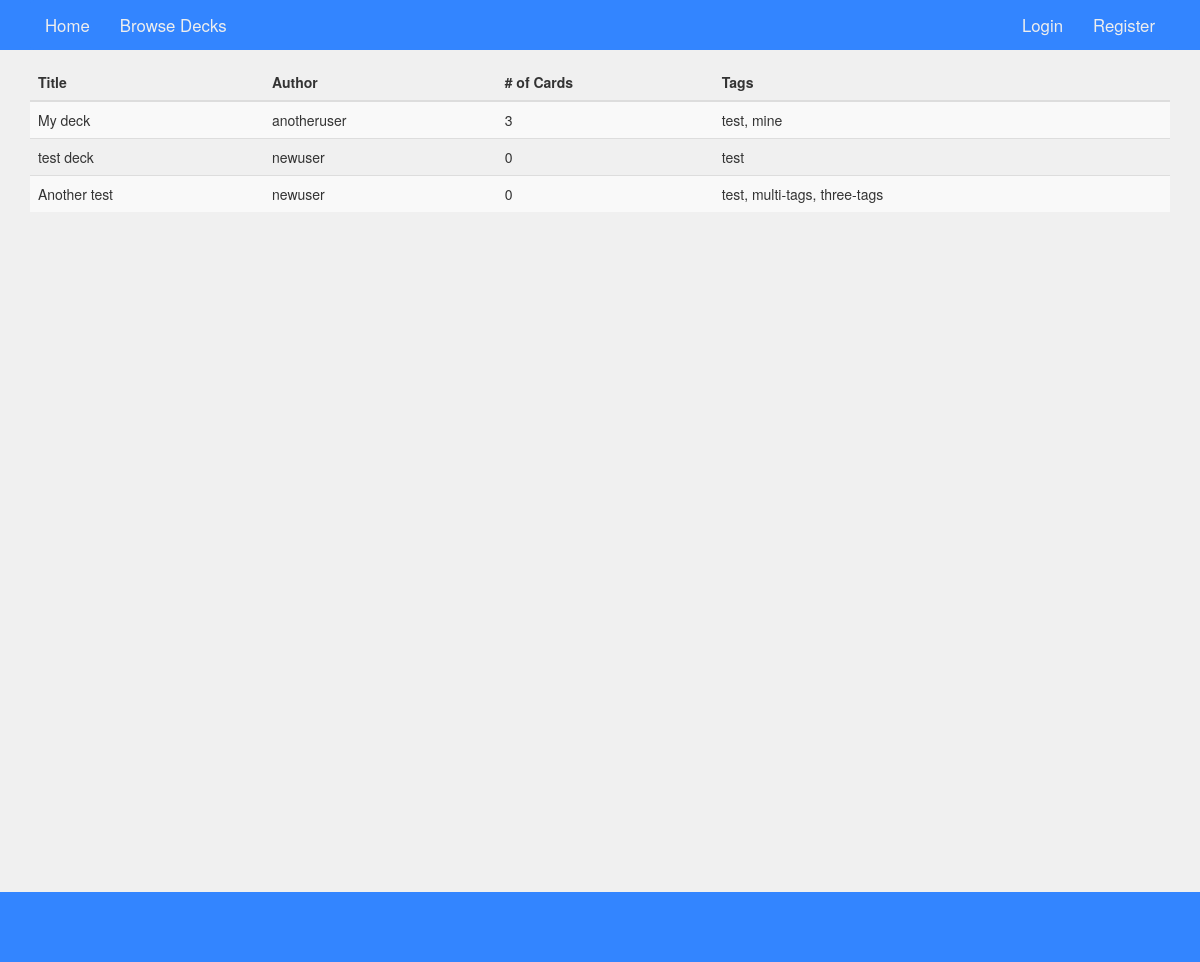
The page /notecards/decks/ on the database as committed earlier.
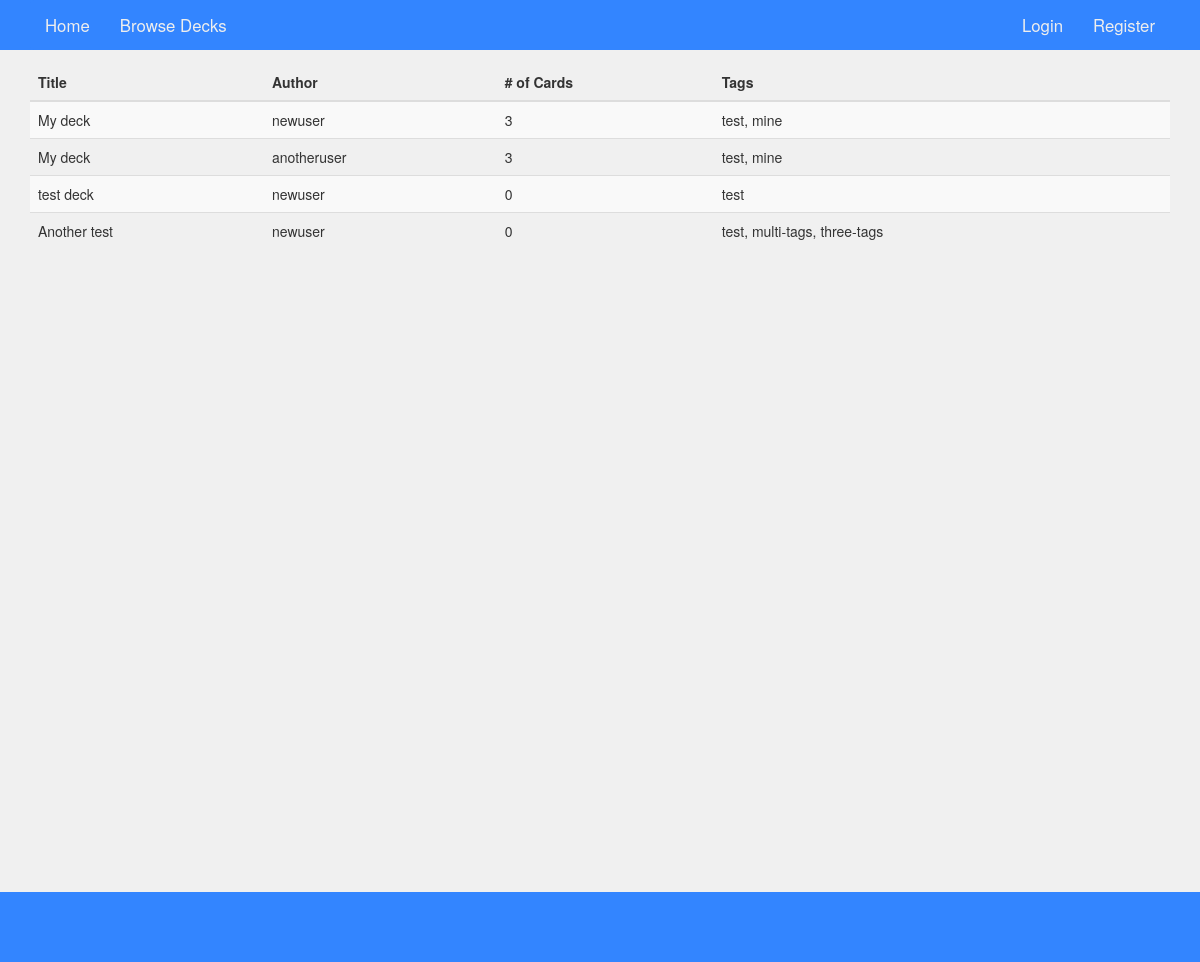
The same page on the database as committed later.
### notecards/models.py (models this page shows, shortened)
class Deck(models.Model):
    author = models.ForeignKey(User)
    title = models.CharField(max_length=256, blank=True)
    slug = models.SlugField(max_length=256)
    description = models.TextField(blank=True)
    tags = TaggableManager(blank=True)
    dateCreated = models.DateField(auto_now_add=True)
    dateModified = models.DateTimeField(auto_now=True)
    @property
    def numCards(self):
        return self.card_set.count()

### notecards/views.py (the view, shortened to what this page needs)
def get_decks(request):
    if request.method == 'GET':
        decks = Deck.objects.order_by('-dateCreated')[:50]
        return render(request, 'notecards/decks.html', {'decks': decks})

### notecards/templates/notecards/decks.html (shortened to what this page needs)
{% extends 'notecards/base.html' %}
{% block body_block %}
<table class="table table-striped table-hover">
    <thead>
        <tr>
            <th>Title</th>
            <th>Author</th>
            <th># of Cards</th>
            <th>Tags</th>
        </tr>
    </thead>
    <tbody>
        {% for deck in decks %}
                <tr class="clickable-row" data-href="{% url 'view_deck' %}?did={{ deck.id }}">
                    <td>{{ deck.title }}</td>
                    <td>{{ deck.author }}</td>
                    <td>{{ deck.numCards }}</td>
                    <td>
                        {% for tag in deck.tags.all %}
                            {% if forloop.counter == deck.tags.all|length %}
                                {{ tag.name }}
                            {% else %}
                                {{ tag.name }},
                            {% endif %}
                        {% endfor %}
                    </td>
                </tr>
        {% endfor %}
    </tbody>
</table>
{% endblock %}

### notecards/templates/notecards/base.html (shortened to what this page needs)
<!DOCTYPE html>
{% load staticfiles %}
<html>
<head>
    <link rel="stylesheet" href="https://maxcdn.bootstrapcdn.com/bootstrap/3.3.5/css/bootstrap.min.css">
    <link rel="stylesheet" href="{% static 'css/base.css' %}">
</head>
<body>
    <div class="site-masthead">
        <div class="container">
            <nav class="navbar navbar-default">
                <ul class="nav navbar-nav">
                <li><a class="nav-item" href="{% url 'index' %}">Home</a></li>
                <li><a class="nav-item" href="{% url 'decks' %}">Browse Decks</a></li>
                </ul>
                <ul class="nav navbar-nav navbar-right">
                {% if user.is_authenticated %}
                    <li role="presentation" class="dropdown">
                        <a class="dropdown-toggle" data-toggle="dropdown" href="#" role="button" aria-haspopup="true" aria-expanded="false">{{ user.get_username }} <span class="caret"></span></a>
                        <ul class="dropdown-menu">
                            <li><a href="{% url 'profile' %}">Profile</a></li>
                            <li><a href="{% url 'decks' %}{{ user.get_username }}">Your Decks</a></li>
                            <li><a href="{% url 'create_deck' %}">Create a Deck</a></li>
                            <li role="separator" class="divider"></li>
                            <li><a href="{% url 'logout' %}">Logout</a></li>
                        </ul>
                    </li>
                {% else %}
                    <li><a class="nav-item" href="{% url 'login' %}">Login</a></li>
                    <li><a class="nav-item" href="{% url 'register' %}">Register</a></li>
                {% endif %}
                </ul>
            </nav>
        </div>
    </div>
    <div class="container bodyblock">
        <div class="row">
            <div class="col-sm-12">
                {% block body_block %}{% endblock %}
            </div>
        </div>
    </div>
</body>
<footer>
</footer>
</html>

### static/css/base.css (style rules this page uses)
.navbar-right { padding-right: 15px; }
.navbar { background-color: #3385FF; border: 0px; margin: 0px; }
.navbar-default .navbar-nav li a { color: #EEE; font-size: 1.2em; }
.site-masthead { background-color: #3385FF; margin-bottom: 1em; }
.bodyblock { min-height: 100%; }
body { background-color: #F0F0F0; height: 100%; }
html { height: 100%; }
footer { margin-top: 2em; height: 5em; background-color: #3385FF; bottom: 0px; position: relative; clear: both; width: 100%; }

Rows that differ between the two databases and show on the page:
added Deck: title "My deck", author "newuser", numCards "3", Tag (name "test"), Tag (name "mine")
